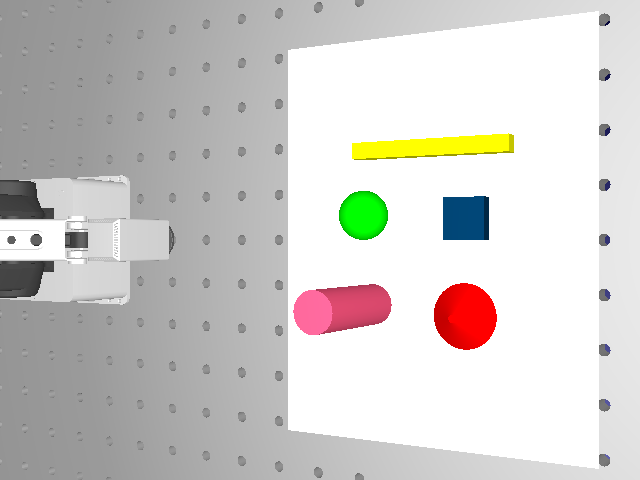
#> input picture Part A/robodk_img1.png, 640 x 480 px, found by its file name
$ python segmentation_lab.py   (older library calls are emulated)
#> lines starting #> are read from the running program, lines starting #| are printed output that depends on the picture; after the words box and inside, x2 and y2 are one past the last pixel; in counts of white or black regions, pixels touching at a corner belong together
import os, cv2, numpy as np, matplotlib.pyplot as plt

IMG_DIR = "images"
OUT_DIR = os.path.join(IMG_DIR, "outputs")
os.makedirs(OUT_DIR, exist_ok=True)
IMG_PATH = os.path.join(IMG_DIR, "robodk_img1.png")

bgr = cv2.imread(IMG_PATH)
#> bgr is the input picture: shape (480, 640, 3); mean B, G, R 201.5, 204.5, 206.9
if bgr is None: raise FileNotFoundError(IMG_PATH)
gray = cv2.cvtColor(bgr, cv2.COLOR_BGR2GRAY)
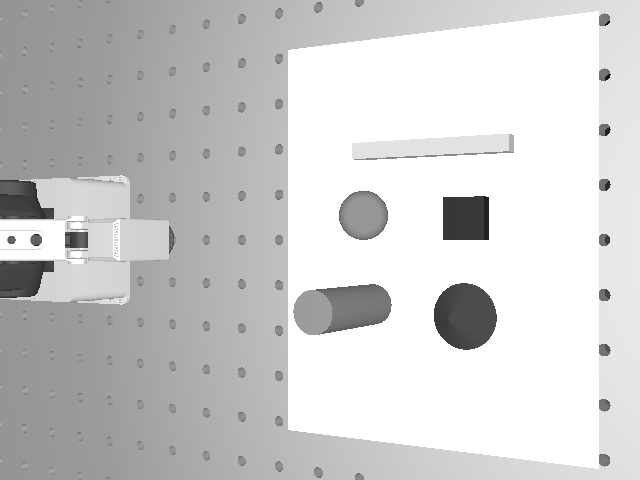
#> gray: shape (480, 640); min 11, max 255, mean 204.9
cv2.imwrite(os.path.join(OUT_DIR, "A2_gray.png"), gray)

plt.figure(figsize=(5,3))
plt.title("Grayscale histogram"); plt.xlabel("Intensity"); plt.ylabel("Pixel count")
plt.hist(gray.ravel(), bins=256, range=(0,256), color='steelblue')
plt.tight_layout(); plt.savefig(os.path.join(OUT_DIR, "A2_histogram.png"), dpi=150); plt.close()
#> after `plt.tight_layout()`:
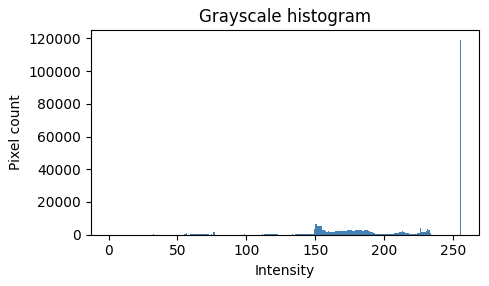
#> figure drawn by matplotlib, 1 panel; tallest bar 118961 high, from x = 255 to 256

# Otsu threshold
otsu_t, bin_img = cv2.threshold(gray, 0, 255, cv2.THRESH_BINARY + cv2.THRESH_OTSU)
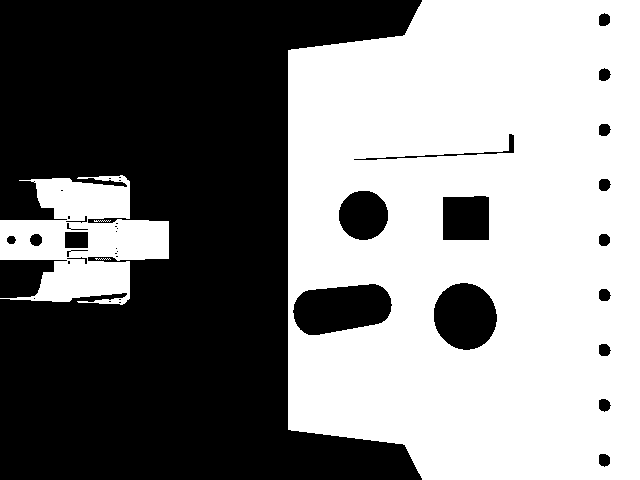
#> bin_img: shape (480, 640); 51.7% white; 41 black regions (18 under 20 px), largest, box (x1, y1, x2, y2) and area: (0, 0, 422, 480) 133574, (293, 284, 392, 335) 3882, (434, 283, 497, 350) 3288
#> otsu_t = 203
# Ensure objects are white (invert if needed)
if bin_img.mean() < 127: bin_img = cv2.bitwise_not(bin_img)
cv2.imwrite(os.path.join(OUT_DIR, "A3_binary.png"), bin_img)

num_labels, labels, stats, centroids = cv2.connectedComponentsWithStats(bin_img, connectivity=4, ltype=cv2.CV_32S)
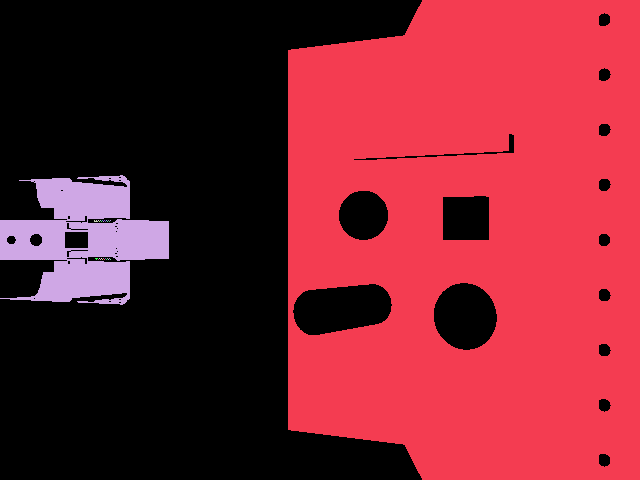
#> labels: shape (480, 640) int32; 31 distinct labels, from 0 to 30; one colour per label, 0 black
#> num_labels = 31; stats = 31 rows, first 6: [0, 0, 611, 480, 148415], [288, 0, 352, 480, 145952], [0, 175, 169, 130, 12797], [94, 220, 4, 2, 6], [98, 220, 1, 1, 1], [100, 220, 1, 1, 1]; centroids = 31 pairs, first value 84.53 to 475.5, second value 220 to 259
print(f"Found {num_labels-1} objects")
#| Found 30 objects
for i in range(1, num_labels):
    x,y,w,h,area = stats[i]; cx,cy = centroids[i]
    print(f"ID {i:02d}: area={area} bbox=({x},{y},{w},{h}) centroid=({cx:.1f},{cy:.1f})")
#> this loop made 30 passes
#> (x, y, w, h, area, cx, cy) on passes 1 to 2: (288, 0, 352, 480, 145952, 475.5, 236.8), (0, 175, 169, 130, 12797, 84.53, 239.6)
#| ID 01: area=145952 bbox=(288,0,352,480) centroid=(475.5,236.8)
#| ID 02: area=12797 bbox=(0,175,169,130) centroid=(84.5,239.6)
#| ID 03: area=6 bbox=(94,220,4,2) centroid=(95.3,220.7)
#| ID 04: area=1 bbox=(98,220,1,1) centroid=(98.0,220.0)
#| ID 05: area=1 bbox=(100,220,1,1) centroid=(100.0,220.0)
#| ID 06: area=1 bbox=(102,220,1,1) centroid=(102.0,220.0)
#| ID 07: area=1 bbox=(104,220,1,1) centroid=(104.0,220.0)
#| ID 08: area=1 bbox=(106,220,1,1) centroid=(106.0,220.0)
#> (further printed lines are left out)

canvas = bgr.copy()
for i in range(1, num_labels):
    x,y,w,h,area = stats[i]; cx,cy = centroids[i]; cx_i, cy_i = int(round(cx)), int(round(cy))
    cv2.rectangle(canvas, (x,y), (x+w,y+h), (0,255,0), 2)
    cv2.circle(canvas, (cx_i,cy_i), 4, (0,0,255), -1)
    cv2.putText(canvas, f"ID {i} ({cx_i},{cy_i})", (x, max(0, y-6)),
                cv2.FONT_HERSHEY_SIMPLEX, 0.5, (0,255,0), 2, cv2.LINE_AA)
#> this loop made 30 passes
#> (x, y, w, h, area, cx, cy, cx_i) on passes 1 to 2: (288, 0, 352, 480, 145952, 475.5, 236.8, 475), (0, 175, 169, 130, 12797, 84.53, 239.6, 85)
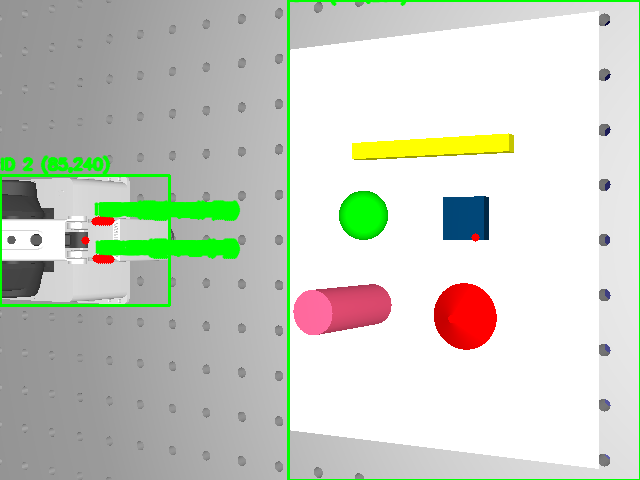
#> canvas: shape (480, 640, 3); 3.76% of pixels changed, all inside (x1, y1, x2, y2) = (0, 0, 640, 480)

cv2.imwrite(os.path.join(OUT_DIR, "A6_annotated.png"), canvas)
print("Saved outputs in images/outputs/")
